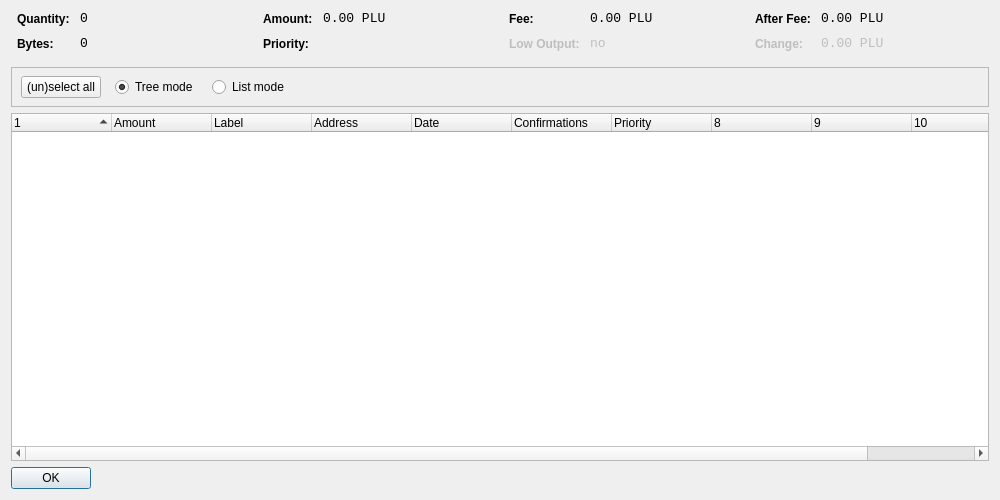
<?xml version="1.0" encoding="UTF-8"?>
<ui version="4.0">
 <class>CoinControlDialog</class>
 <widget class="QDialog" name="CoinControlDialog">
  <property name="geometry">
   <rect>
    <x>0</x>
    <y>0</y>
    <width>1000</width>
    <height>500</height>
   </rect>
  </property>
  <property name="windowTitle">
   <string>Coin Control</string>
  </property>
  <layout class="QVBoxLayout" name="verticalLayout">
   <item>
    <layout class="QHBoxLayout" name="horizontalLayoutTop" stretch="0,0,0,0">
     <property name="topMargin">
      <number>0</number>
     </property>
     <property name="bottomMargin">
      <number>10</number>
     </property>
     <item>
      <layout class="QFormLayout" name="formLayoutCoinControl1">
       <property name="horizontalSpacing">
        <number>10</number>
       </property>
       <property name="verticalSpacing">
        <number>10</number>
       </property>
       <property name="leftMargin">
        <number>6</number>
       </property>
       <property name="rightMargin">
        <number>6</number>
       </property>
       <item row="0" column="0">
        <widget class="QLabel" name="labelCoinControlQuantityText">
         <property name="styleSheet">
          <string notr="true">font-weight:bold;</string>
         </property>
         <property name="text">
          <string>Quantity:</string>
         </property>
        </widget>
       </item>
       <item row="0" column="1">
        <widget class="QLabel" name="labelCoinControlQuantity">
         <property name="font">
          <font>
           <family>Monospace</family>
           <pointsize>10</pointsize>
          </font>
         </property>
         <property name="cursor">
          <cursorShape>IBeamCursor</cursorShape>
         </property>
         <property name="contextMenuPolicy">
          <enum>Qt::ActionsContextMenu</enum>
         </property>
         <property name="text">
          <string notr="true">0</string>
         </property>
         <property name="textInteractionFlags">
          <set>Qt::LinksAccessibleByMouse|Qt::TextSelectableByKeyboard|Qt::TextSelectableByMouse</set>
         </property>
        </widget>
       </item>
       <item row="1" column="0">
        <widget class="QLabel" name="labelCoinControlBytesText">
         <property name="styleSheet">
          <string notr="true">font-weight:bold;</string>
         </property>
         <property name="text">
          <string>Bytes:</string>
         </property>
        </widget>
       </item>
       <item row="1" column="1">
        <widget class="QLabel" name="labelCoinControlBytes">
         <property name="font">
          <font>
           <family>Monospace</family>
           <pointsize>10</pointsize>
          </font>
         </property>
         <property name="cursor">
          <cursorShape>IBeamCursor</cursorShape>
         </property>
         <property name="contextMenuPolicy">
          <enum>Qt::ActionsContextMenu</enum>
         </property>
         <property name="text">
          <string notr="true">0</string>
         </property>
         <property name="textInteractionFlags">
          <set>Qt::LinksAccessibleByMouse|Qt::TextSelectableByKeyboard|Qt::TextSelectableByMouse</set>
         </property>
        </widget>
       </item>
      </layout>
     </item>
     <item>
      <layout class="QFormLayout" name="formLayoutCoinControl2">
       <property name="horizontalSpacing">
        <number>10</number>
       </property>
       <property name="verticalSpacing">
        <number>10</number>
       </property>
       <property name="leftMargin">
        <number>6</number>
       </property>
       <property name="rightMargin">
        <number>6</number>
       </property>
       <item row="0" column="0">
        <widget class="QLabel" name="labelCoinControlAmountText">
         <property name="styleSheet">
          <string notr="true">font-weight:bold;</string>
         </property>
         <property name="text">
          <string>Amount:</string>
         </property>
        </widget>
       </item>
       <item row="0" column="1">
        <widget class="QLabel" name="labelCoinControlAmount">
         <property name="font">
          <font>
           <family>Monospace</family>
           <pointsize>10</pointsize>
          </font>
         </property>
         <property name="cursor">
          <cursorShape>IBeamCursor</cursorShape>
         </property>
         <property name="contextMenuPolicy">
          <enum>Qt::ActionsContextMenu</enum>
         </property>
         <property name="text">
          <string notr="true">0.00 PLU</string>
         </property>
         <property name="textInteractionFlags">
          <set>Qt::LinksAccessibleByMouse|Qt::TextSelectableByKeyboard|Qt::TextSelectableByMouse</set>
         </property>
        </widget>
       </item>
       <item row="1" column="0">
        <widget class="QLabel" name="labelCoinControlPriorityText">
         <property name="styleSheet">
          <string notr="true">font-weight:bold;</string>
         </property>
         <property name="text">
          <string>Priority:</string>
         </property>
        </widget>
       </item>
       <item row="1" column="1">
        <widget class="QLabel" name="labelCoinControlPriority">
         <property name="font">
          <font>
           <family>Monospace</family>
           <pointsize>10</pointsize>
          </font>
         </property>
         <property name="cursor">
          <cursorShape>IBeamCursor</cursorShape>
         </property>
         <property name="contextMenuPolicy">
          <enum>Qt::ActionsContextMenu</enum>
         </property>
         <property name="text">
          <string/>
         </property>
         <property name="textInteractionFlags">
          <set>Qt::LinksAccessibleByMouse|Qt::TextSelectableByKeyboard|Qt::TextSelectableByMouse</set>
         </property>
        </widget>
       </item>
      </layout>
     </item>
     <item>
      <layout class="QFormLayout" name="formLayoutCoinControl3">
       <property name="horizontalSpacing">
        <number>10</number>
       </property>
       <property name="verticalSpacing">
        <number>10</number>
       </property>
       <property name="leftMargin">
        <number>6</number>
       </property>
       <property name="rightMargin">
        <number>6</number>
       </property>
       <item row="0" column="0">
        <widget class="QLabel" name="labelCoinControlFeeText">
         <property name="styleSheet">
          <string notr="true">font-weight:bold;</string>
         </property>
         <property name="text">
          <string>Fee:</string>
         </property>
        </widget>
       </item>
       <item row="0" column="1">
        <widget class="QLabel" name="labelCoinControlFee">
         <property name="font">
          <font>
           <family>Monospace</family>
           <pointsize>10</pointsize>
          </font>
         </property>
         <property name="cursor">
          <cursorShape>IBeamCursor</cursorShape>
         </property>
         <property name="contextMenuPolicy">
          <enum>Qt::ActionsContextMenu</enum>
         </property>
         <property name="text">
          <string notr="true">0.00 PLU</string>
         </property>
         <property name="textInteractionFlags">
          <set>Qt::LinksAccessibleByMouse|Qt::TextSelectableByKeyboard|Qt::TextSelectableByMouse</set>
         </property>
        </widget>
       </item>
       <item row="1" column="0">
        <widget class="QLabel" name="labelCoinControlLowOutputText">
         <property name="enabled">
          <bool>false</bool>
         </property>
         <property name="styleSheet">
          <string notr="true">font-weight:bold;</string>
         </property>
         <property name="text">
          <string>Low Output:</string>
         </property>
        </widget>
       </item>
       <item row="1" column="1">
        <widget class="QLabel" name="labelCoinControlLowOutput">
         <property name="enabled">
          <bool>false</bool>
         </property>
         <property name="font">
          <font>
           <family>Monospace</family>
           <pointsize>10</pointsize>
          </font>
         </property>
         <property name="cursor">
          <cursorShape>IBeamCursor</cursorShape>
         </property>
         <property name="contextMenuPolicy">
          <enum>Qt::ActionsContextMenu</enum>
         </property>
         <property name="text">
          <string notr="true">no</string>
         </property>
         <property name="textInteractionFlags">
          <set>Qt::LinksAccessibleByMouse|Qt::TextSelectableByKeyboard|Qt::TextSelectableByMouse</set>
         </property>
        </widget>
       </item>
      </layout>
     </item>
     <item>
      <layout class="QFormLayout" name="formLayoutCoinControl4">
       <property name="horizontalSpacing">
        <number>10</number>
       </property>
       <property name="verticalSpacing">
        <number>10</number>
       </property>
       <property name="leftMargin">
        <number>6</number>
       </property>
       <property name="rightMargin">
        <number>6</number>
       </property>
       <item row="0" column="0">
        <widget class="QLabel" name="labelCoinControlAfterFeeText">
         <property name="styleSheet">
          <string notr="true">font-weight:bold;</string>
         </property>
         <property name="text">
          <string>After Fee:</string>
         </property>
        </widget>
       </item>
       <item row="0" column="1">
        <widget class="QLabel" name="labelCoinControlAfterFee">
         <property name="font">
          <font>
           <family>Monospace</family>
           <pointsize>10</pointsize>
          </font>
         </property>
         <property name="cursor">
          <cursorShape>IBeamCursor</cursorShape>
         </property>
         <property name="contextMenuPolicy">
          <enum>Qt::ActionsContextMenu</enum>
         </property>
         <property name="text">
          <string notr="true">0.00 PLU</string>
         </property>
         <property name="textInteractionFlags">
          <set>Qt::LinksAccessibleByMouse|Qt::TextSelectableByKeyboard|Qt::TextSelectableByMouse</set>
         </property>
        </widget>
       </item>
       <item row="1" column="0">
        <widget class="QLabel" name="labelCoinControlChangeText">
         <property name="enabled">
          <bool>false</bool>
         </property>
         <property name="styleSheet">
          <string notr="true">font-weight:bold;</string>
         </property>
         <property name="text">
          <string>Change:</string>
         </property>
        </widget>
       </item>
       <item row="1" column="1">
        <widget class="QLabel" name="labelCoinControlChange">
         <property name="enabled">
          <bool>false</bool>
         </property>
         <property name="font">
          <font>
           <family>Monospace</family>
           <pointsize>10</pointsize>
          </font>
         </property>
         <property name="cursor">
          <cursorShape>IBeamCursor</cursorShape>
         </property>
         <property name="contextMenuPolicy">
          <enum>Qt::ActionsContextMenu</enum>
         </property>
         <property name="text">
          <string notr="true">0.00 PLU</string>
         </property>
         <property name="textInteractionFlags">
          <set>Qt::LinksAccessibleByMouse|Qt::TextSelectableByKeyboard|Qt::TextSelectableByMouse</set>
         </property>
        </widget>
       </item>
      </layout>
     </item>
    </layout>
   </item>
   <item>
    <widget class="QFrame" name="frame">
     <property name="minimumSize">
      <size>
       <width>0</width>
       <height>40</height>
      </size>
     </property>
     <property name="frameShape">
      <enum>QFrame::StyledPanel</enum>
     </property>
     <property name="frameShadow">
      <enum>QFrame::Sunken</enum>
     </property>
     <widget class="QWidget" name="horizontalLayoutWidget">
      <property name="geometry">
       <rect>
        <x>10</x>
        <y>0</y>
        <width>781</width>
        <height>41</height>
       </rect>
      </property>
      <layout class="QHBoxLayout" name="horizontalLayoutPanel" stretch="0,0,0,0,0">
       <property name="spacing">
        <number>14</number>
       </property>
       <item>
        <widget class="QPushButton" name="pushButtonSelectAll">
         <property name="sizePolicy">
          <sizepolicy hsizetype="Maximum" vsizetype="Fixed">
           <horstretch>0</horstretch>
           <verstretch>0</verstretch>
          </sizepolicy>
         </property>
         <property name="text">
          <string>(un)select all</string>
         </property>
        </widget>
       </item>
       <item>
        <widget class="QRadioButton" name="radioTreeMode">
         <property name="sizePolicy">
          <sizepolicy hsizetype="Maximum" vsizetype="Fixed">
           <horstretch>0</horstretch>
           <verstretch>0</verstretch>
          </sizepolicy>
         </property>
         <property name="text">
          <string>Tree mode</string>
         </property>
         <property name="checked">
          <bool>true</bool>
         </property>
        </widget>
       </item>
       <item>
        <widget class="QRadioButton" name="radioListMode">
         <property name="sizePolicy">
          <sizepolicy hsizetype="Maximum" vsizetype="Fixed">
           <horstretch>0</horstretch>
           <verstretch>0</verstretch>
          </sizepolicy>
         </property>
         <property name="text">
          <string>List mode</string>
         </property>
        </widget>
       </item>
       <item>
        <spacer name="horizontalSpacer">
         <property name="orientation">
          <enum>Qt::Horizontal</enum>
         </property>
         <property name="sizeHint" stdset="0">
          <size>
           <width>40</width>
           <height>20</height>
          </size>
         </property>
        </spacer>
       </item>
      </layout>
     </widget>
    </widget>
   </item>
   <item>
    <widget class="CoinControlTreeWidget" name="treeWidget">
     <property name="contextMenuPolicy">
      <enum>Qt::CustomContextMenu</enum>
     </property>
     <property name="sortingEnabled">
      <bool>false</bool>
     </property>
     <property name="columnCount">
      <number>11</number>
     </property>
     <attribute name="headerShowSortIndicator" stdset="0">
      <bool>true</bool>
     </attribute>
     <attribute name="headerStretchLastSection">
      <bool>false</bool>
     </attribute>
     <column>
      <property name="text">
       <string/>
      </property>
     </column>
     <column>
      <property name="text">
       <string>Amount</string>
      </property>
     </column>
     <column>
      <property name="text">
       <string>Label</string>
      </property>
     </column>
     <column>
      <property name="text">
       <string>Address</string>
      </property>
     </column>
     <column>
      <property name="text">
       <string>Date</string>
      </property>
     </column>
     <column>
      <property name="text">
       <string>Confirmations</string>
      </property>
      <property name="toolTip">
       <string>Confirmed</string>
      </property>
     </column>
     <column>
      <property name="text">
       <string>Priority</string>
      </property>
     </column>
     <column>
      <property name="text">
       <string/>
      </property>
     </column>
     <column>
      <property name="text">
       <string/>
      </property>
     </column>
     <column>
      <property name="text">
       <string/>
      </property>
     </column>
     <column>
      <property name="text">
       <string/>
      </property>
     </column>
    </widget>
   </item>
   <item>
    <widget class="QDialogButtonBox" name="buttonBox">
     <property name="sizePolicy">
      <sizepolicy hsizetype="Maximum" vsizetype="Fixed">
       <horstretch>0</horstretch>
       <verstretch>0</verstretch>
      </sizepolicy>
     </property>
     <property name="orientation">
      <enum>Qt::Horizontal</enum>
     </property>
     <property name="standardButtons">
      <set>QDialogButtonBox::Ok</set>
     </property>
    </widget>
   </item>
  </layout>
 </widget>
 <customwidgets>
  <customwidget>
   <class>CoinControlTreeWidget</class>
   <extends>QTreeWidget</extends>
   <header>coincontroltreewidget.h</header>
  </customwidget>
 </customwidgets>
 <resources/>
 <connections/>
</ui>
